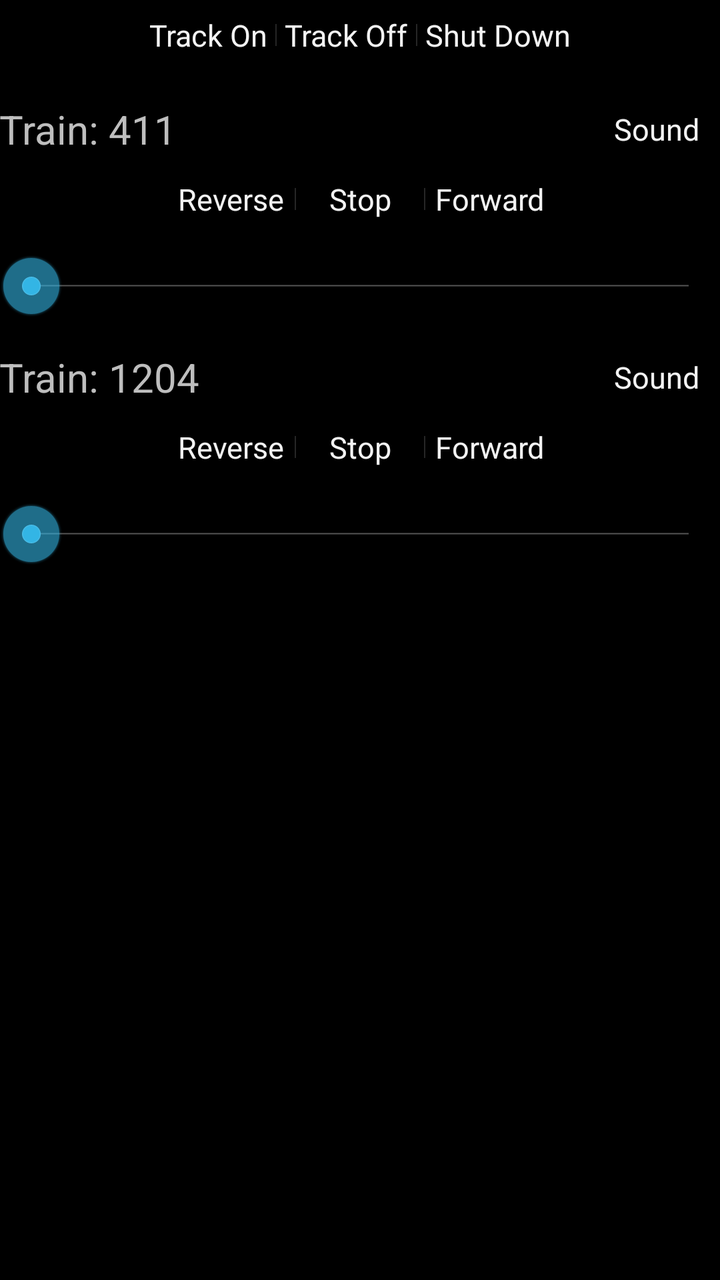
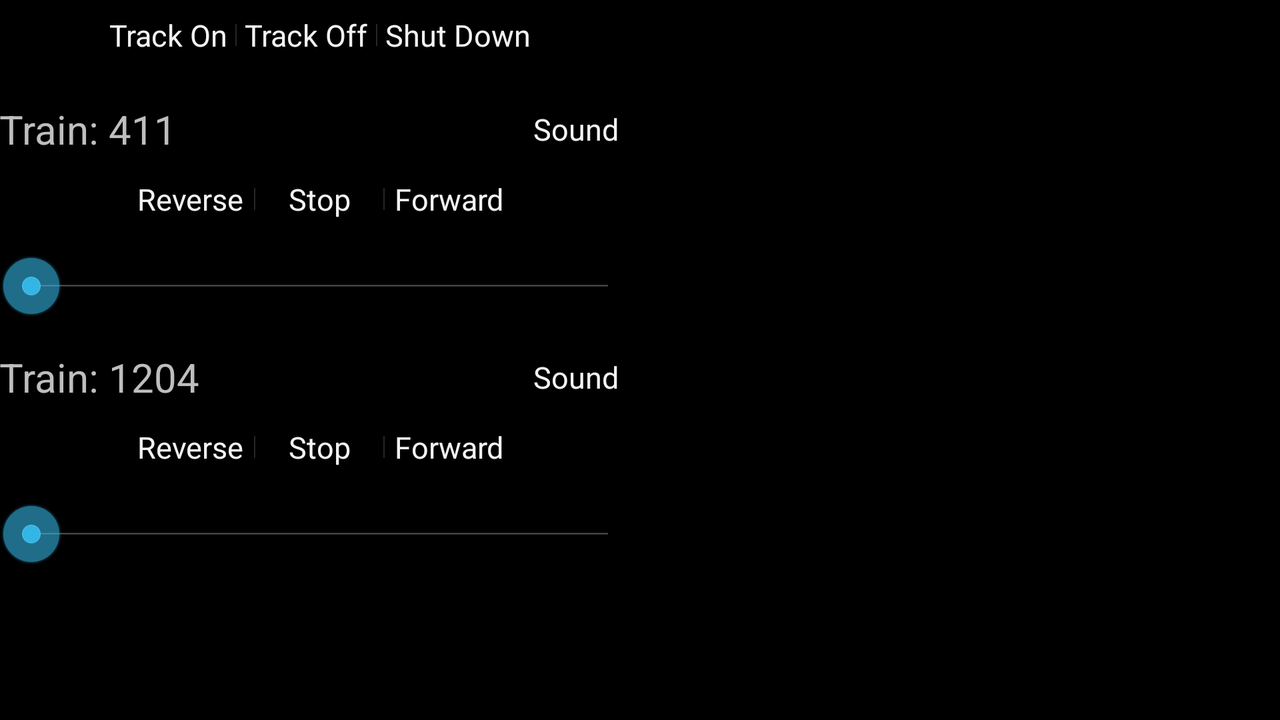

First picture: res/layout/ on a phone held upright. Second picture: the repository's own variant of that layout, on a device whose configuration matches the variant's folder. Source for both follows.
<!-- AndroidManifest.xml: application theme AppTheme -->
<!-- res/layout/fragment_connected.xml -->
<LinearLayout xmlns:android="http://schemas.android.com/apk/res/android"
    xmlns:tools="http://schemas.android.com/tools"
    android:layout_width="match_parent"
    android:layout_height="match_parent"
    android:paddingBottom="@dimen/activity_vertical_margin"
    android:paddingLeft="@dimen/activity_horizontal_margin"
    android:paddingRight="@dimen/activity_horizontal_margin"
    android:paddingTop="@dimen/activity_vertical_margin"
    tools:context="edu.wwu.railroad.MainActivity$PlaceholderFragment"
    android:orientation="vertical"
    >
   <LinearLayout
        android:layout_width="match_parent"
        android:layout_height="wrap_content"
        android:orientation="vertical"
        >
        <LinearLayout
            android:layout_height="wrap_content"
            android:layout_width="match_parent"
            android:orientation="horizontal"
            style="?android:buttonBarStyle"
            android:gravity="center"
            >
	        <Button
	            android:id="@+id/powon"
	            android:layout_width="wrap_content"
	            android:layout_height="35dp"
	            android:textSize="15sp"
	            android:paddingRight="8dp"
	            android:text="@string/powon"
	            style="?android:buttonBarButtonStyle"
	            />
	        <Button
	            android:id="@+id/powoff"
	            android:layout_width="wrap_content"
	            android:layout_height="35dp"
	            android:textSize="15sp"
	            android:text="@string/powoff"
	            android:paddingLeft="8dp"
	            android:paddingRight="8dp"
	            style="?android:buttonBarButtonStyle"
	            />
	        <Button
	            android:id="@+id/exit"
	            android:layout_width="wrap_content"
	            android:layout_height="35dp"
	            android:textSize="15sp"
	            android:text="@string/exit"
	            android:paddingLeft="8dp"
	            style="?android:buttonBarButtonStyle"
	            />
        </LinearLayout>
        <LinearLayout
            android:layout_width="match_parent"
            android:layout_height="wrap_content"
            android:orientation="horizontal"
            android:gravity="center"
            android:layout_marginTop="12dp"
            >
	        <TextView
	           	android:layout_height="wrap_content"
	           	android:layout_width="0dp"
	           	android:layout_weight="1"
	            android:text="@string/trainOne"
	            android:textSize="20sp"
	            />
	        <Button
	            android:id="@+id/trainOneSnd"
	            android:layout_height="35dp"
	            android:layout_width="wrap_content"
	            android:text="@string/sound"
	            android:textSize="15sp"
	            style="?android:attr/buttonBarButtonStyle"
	            />
        </LinearLayout>
        <LinearLayout
            android:gravity="center"
            android:layout_height="wrap_content"
            android:layout_width="match_parent"
            android:orientation="horizontal"
            style="?android:attr/buttonBarStyle"
            >
            <Button
                android:id="@+id/trainOneRev"
                android:layout_width="wrap_content"
                android:layout_height="35dp"
                android:textSize="15sp"
                android:text="@string/rev"
                style="?android:attr/buttonBarButtonStyle"
                />
            <Button
	            android:id="@+id/trainOneEStp"
	            android:layout_height="35dp"
	            android:layout_width="wrap_content"
	            android:text="@string/stop"
	            android:textSize="15sp"
	            style="?android:attr/buttonBarButtonStyle"
	            />
            <Button
                android:id="@+id/trainOneFwd"
                android:layout_width="wrap_content"
                android:layout_height="35dp"
                android:textSize="15sp"
                android:text="@string/fwd"
                style="?android:attr/buttonBarButtonStyle"
                />
        </LinearLayout>
        <SeekBar
            android:id="@+id/trainOneSpeed"
            android:layout_height="wrap_content"
            android:layout_width="match_parent"
            android:max="126"
            android:layout_marginTop="10dp"
            />
		<LinearLayout
            android:layout_width="match_parent"
            android:layout_height="wrap_content"
            android:orientation="horizontal"
            android:gravity="center"
            android:layout_marginTop="12dp"
            >
	        <TextView
	           	android:layout_height="wrap_content"
	           	android:layout_width="0dp"
	           	android:layout_weight="1"
	            android:text="@string/trainTwo"
	            android:textSize="20sp"
	            />
	        <Button
	            android:id="@+id/trainTwoSnd"
	            android:layout_height="35dp"
	            android:layout_width="wrap_content"
	            android:text="@string/sound"
	            android:textSize="15sp"
	            style="?android:attr/buttonBarButtonStyle"
	            />
        </LinearLayout>
        <LinearLayout
            android:gravity="center"
            android:layout_height="wrap_content"
            android:layout_width="match_parent"
            android:orientation="horizontal"
            style="?android:attr/buttonBarStyle"
            >
            <Button
                android:id="@+id/trainTwoRev"
                android:layout_width="wrap_content"
                android:layout_height="35dp"
                android:textSize="15sp"
                android:text="@string/rev"
                style="?android:attr/buttonBarButtonStyle"
                />
            <Button
	            android:id="@+id/trainTwoEStp"
	            android:layout_height="35dp"
	            android:layout_width="wrap_content"
	            android:text="@string/stop"
	            android:textSize="15sp"
	            style="?android:attr/buttonBarButtonStyle"
	            />
            <Button
                android:id="@+id/trainTwoFwd"
                android:layout_width="wrap_content"
                android:layout_height="35dp"
                android:textSize="15sp"
                android:text="@string/fwd"
                style="?android:attr/buttonBarButtonStyle"
                />
        </LinearLayout>
        <SeekBar
            android:id="@+id/trainTwoSpeed"
            android:layout_height="wrap_content"
            android:layout_width="match_parent"
            android:max="126"
            android:layout_marginTop="10dp"
            />
    </LinearLayout>
    <GridView
        android:id="@+id/turnoutGrid"
        android:layout_width="match_parent"
        android:layout_height="0dp"
        android:layout_weight="1"
        android:paddingTop="5dp"
        android:numColumns="auto_fit"
        android:columnWidth="215dp"
        android:layout_marginTop="10dp"
        />
</LinearLayout>
<!-- resources referenced by this layout -->
<resources>
  <string name="exit">Shut Down</string>
  <string name="fwd">Forward</string>
  <string name="powoff">Track Off</string>
  <string name="powon">Track On</string>
  <string name="rev">Reverse</string>
  <string name="sound">Sound</string>
  <string name="stop">Stop</string>
  <string name="trainOne">Train: 411</string>
  <string name="trainTwo">Train: 1204</string>
  <style name="AppTheme" parent="AppBaseTheme">
          
      </style>
  <!-- from res/values-v14/ -->
  <style name="AppBaseTheme" parent="android:Theme.Holo">
          <item name="android:windowActionBar">false</item>
      	<item name="android:windowNoTitle">true</item>
          
      </style>
</resources>
<!-- res/layout-land/fragment_connected.xml (the repository's variant of the layout above) -->
<!-- drawn on the phone turned sideways -->
<LinearLayout xmlns:android="http://schemas.android.com/apk/res/android"
    xmlns:tools="http://schemas.android.com/tools"
    android:layout_width="match_parent"
    android:layout_height="match_parent"
    android:paddingBottom="@dimen/activity_vertical_margin"
    android:paddingLeft="@dimen/activity_horizontal_margin"
    android:paddingRight="@dimen/activity_horizontal_margin"
    android:paddingTop="@dimen/activity_vertical_margin"
    tools:context="edu.wwu.railroad.MainActivity$PlaceholderFragment"
    android:orientation="horizontal"
    android:baselineAligned="false"
    >
    <LinearLayout
        android:layout_width="0dp"
        android:layout_height="match_parent"
        android:layout_weight="1"
        android:orientation="vertical"
        >
        <LinearLayout
            android:layout_height="wrap_content"
            android:layout_width="match_parent"
            android:orientation="horizontal"
            style="?android:buttonBarStyle"
            android:gravity="center"
            >
	        <Button
	            android:id="@+id/powon"
	            android:layout_width="wrap_content"
	            android:layout_height="35dp"
	            android:textSize="15sp"
	            android:paddingRight="5dp"
	            android:text="@string/powon"
	            style="?android:buttonBarButtonStyle"
	            />
	        <Button
	            android:id="@+id/powoff"
	            android:layout_width="wrap_content"
	            android:layout_height="35dp"
	            android:textSize="15sp"
	            android:text="@string/powoff"
	            android:paddingLeft="5dp"
	            android:paddingRight="5dp"
	            style="?android:buttonBarButtonStyle"
	            />
	        <Button
	            android:id="@+id/exit"
	            android:layout_width="wrap_content"
	            android:layout_height="35dp"
	            android:textSize="15sp"
	            android:text="@string/exit"
	            android:paddingLeft="5dp"
	            style="?android:buttonBarButtonStyle"
	            />
        </LinearLayout>
        <LinearLayout
            android:layout_width="match_parent"
            android:layout_height="wrap_content"
            android:orientation="horizontal"
            android:gravity="center"
            android:layout_marginTop="12dp"
            >
	        <TextView
	           	android:layout_height="wrap_content"
	           	android:layout_width="0dp"
	           	android:layout_weight="1"
	            android:text="@string/trainOne"
	            android:textSize="20sp"
	            />
	        <Button
	            android:id="@+id/trainOneSnd"
	            android:layout_height="35dp"
	            android:layout_width="wrap_content"
	            android:text="@string/sound"
	            android:textSize="15sp"
	            style="?android:attr/buttonBarButtonStyle"
	            />
        </LinearLayout>
        <LinearLayout
            android:gravity="center"
            android:layout_height="wrap_content"
            android:layout_width="match_parent"
            android:orientation="horizontal"
            style="?android:attr/buttonBarStyle"
            >
            <Button
                android:id="@+id/trainOneRev"
                android:layout_width="wrap_content"
                android:layout_height="35dp"
                android:textSize="15sp"
                android:text="@string/rev"
                style="?android:attr/buttonBarButtonStyle"
                />
            <Button
	            android:id="@+id/trainOneEStp"
	            android:layout_height="35dp"
	            android:layout_width="wrap_content"
	            android:text="@string/stop"
	            android:textSize="15sp"
	            style="?android:attr/buttonBarButtonStyle"
	            />
            <Button
                android:id="@+id/trainOneFwd"
                android:layout_width="wrap_content"
                android:layout_height="35dp"
                android:textSize="15sp"
                android:text="@string/fwd"
                style="?android:attr/buttonBarButtonStyle"
                />
        </LinearLayout>
        <SeekBar
            android:id="@+id/trainOneSpeed"
            android:layout_height="wrap_content"
            android:layout_width="match_parent"
            android:max="126"
            android:layout_marginTop="10dp"
            />
		<LinearLayout
            android:layout_width="match_parent"
            android:layout_height="wrap_content"
            android:orientation="horizontal"
            android:gravity="center"
            android:layout_marginTop="12dp"
            >
	        <TextView
	           	android:layout_height="wrap_content"
	           	android:layout_width="0dp"
	           	android:layout_weight="1"
	            android:text="@string/trainTwo"
	            android:textSize="20sp"
	            />
	        <Button
	            android:id="@+id/trainTwoSnd"
	            android:layout_height="35dp"
	            android:layout_width="wrap_content"
	            android:text="@string/sound"
	            android:textSize="15sp"
	            style="?android:attr/buttonBarButtonStyle"
	            />
        </LinearLayout>
        <LinearLayout
            android:gravity="center"
            android:layout_height="wrap_content"
            android:layout_width="match_parent"
            android:orientation="horizontal"
            style="?android:attr/buttonBarStyle"
            >
            <Button
                android:id="@+id/trainTwoRev"
                android:layout_width="wrap_content"
                android:layout_height="35dp"
                android:textSize="15sp"
                android:text="@string/rev"
                style="?android:attr/buttonBarButtonStyle"
                />
            <Button
	            android:id="@+id/trainTwoEStp"
	            android:layout_height="35dp"
	            android:layout_width="wrap_content"
	            android:text="@string/stop"
	            android:textSize="15sp"
	            style="?android:attr/buttonBarButtonStyle"
	            />
            <Button
                android:id="@+id/trainTwoFwd"
                android:layout_width="wrap_content"
                android:layout_height="35dp"
                android:textSize="15sp"
                android:text="@string/fwd"
                style="?android:attr/buttonBarButtonStyle"
                />
        </LinearLayout>
        <SeekBar
            android:id="@+id/trainTwoSpeed"
            android:layout_height="wrap_content"
            android:layout_width="match_parent"
            android:max="126"
            android:layout_marginTop="10dp"
            />
    </LinearLayout>
    <GridView
        android:id="@+id/turnoutGrid"
        android:layout_width="0dp"
        android:layout_height="match_parent"
        android:layout_weight="1"
        android:paddingTop="5dp"
        android:columnWidth="215dp"
        android:numColumns="auto_fit"
        />
</LinearLayout>
